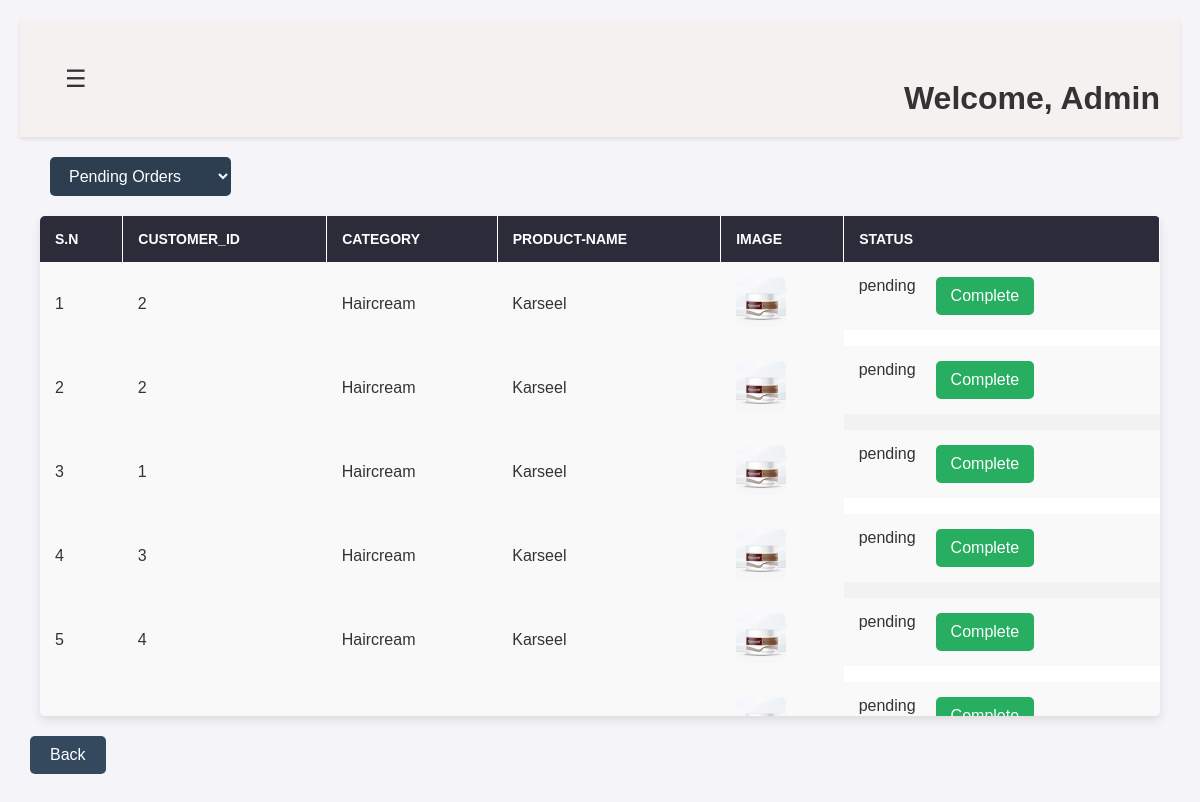
/admin/pending_orderr.php, run on the app's committed database.
### tables this page shows
CREATE TABLE `orders` (
  `order_id` int(11) NOT NULL,
  `customer_id` int(11) NOT NULL,
  `product_id` int(11) NOT NULL,
  `product_name` varchar(100) NOT NULL,
  `quantity` int(11) NOT NULL,
  `total` decimal(10,2) DEFAULT NULL,
  `status` varchar(100) NOT NULL DEFAULT 'pending',
  `order_date` datetime DEFAULT current_timestamp()
);

CREATE TABLE `category` (
  `id` int(11) NOT NULL,
  `cat_name` varchar(100) NOT NULL
);

CREATE TABLE `product` (
  `id` int(11) NOT NULL,
  `brand` varchar(100) NOT NULL,
  `price` int(100) NOT NULL,
  `category_id` int(11) NOT NULL,
  `quantity` int(100) NOT NULL,
  `description` text NOT NULL,
  `image` varchar(100) NOT NULL,
  `purchase_count` int(11) DEFAULT 0
);

### admin/pending_orderr.php (the view, shortened to what this page needs)
<?php
require('../connection.php');
$statusFilter = isset($_POST['status_filter']) ? $_POST['status_filter'] : 'Pending';
$sql = "SELECT orders.*, product.image, product.category_id, category.cat_name FROM orders
        JOIN product ON orders.product_id = product.id
        JOIN category ON product.category_id = category.id
        WHERE orders.status = '$statusFilter'";
$result = mysqli_query($conn, $sql);
$orderItems = [];
while ($row = mysqli_fetch_assoc($result)) {
    $orderItems[] = $row;
}
?>
<!DOCTYPE html>
<html lang="en">
<head>
</head>
<!DOCTYPE html>
<html lang="en">
<head>
    <link rel="stylesheet" href="css/dashboard.css">
</head>
<body>
    <div class="main-content" id="main-content">
        <header>
            <button class="toggle-btn" id="toggle-btn">☰</button>
            <h1>Welcome, Admin</h1>
        </header>
        <body>
            <div class="button-container">
                <form action="" method="post">
                    <select name="status_filter" onchange="this.form.submit()">
                        <option value="pending" <?= $statusFilter == 'pending' ? 'selected' : '' ?>>Pending Orders</option>
                    </select>
                </form>
            </div>
            <div class="table-container">
                <table>
                    <thead>
                        <tr>
                            <th>S.N</th>
                            <th>Customer_Id</th>
                            <th>Category</th>
                            <th>Product-Name</th>
                            <th>Image</th>
                            <th>Status</th>
                        </tr>
                    </thead>
                    <tbody>
                        <?php $i = 0;
                        foreach ($orderItems as $row): ?>
                            <tr>
                                <td><?= ++$i ?></td>
                                <td><?= $row['customer_id'] ?></td>
                                <td><?= $row['cat_name'] ?></td>
                                <td><?= $row['product_name'] ?></td>
                                <td><img src="../admin/uploads/<?= $row['image'] ?>" width="50" alt=""></td>
                                <td class="status">
                                    <?= $row['status'] ?>
                                    <?php if ($row['status'] == 'pending') { ?>
                                        <form action="" method="post" style="display:inline;">
                                            <button class="submit" type="submit" name="complete_order">Complete</button>
                                        </form>
                                    <?php } ?>
                                </td>
                            </tr>
                        <?php endforeach; ?>
                    </tbody>
                </table>
            </div>
            <a href="admin_dashboard.php"><button>Back</button></a>
        </body>
</html>

### admin/css/dashboard.css (style rules this page uses)
* { margin: 0; padding: 0; box-sizing: border-box; font-family: Arial, sans-serif; }
body { display: flex; min-height: 100vh; background-color: #f4f4f9; overflow-y: auto; }
.main-content { flex-grow: 1; padding: 20px; margin-left: 0; transition: margin-left 0.3s ease; width: 100%; }
header { display: flex; align-items: center; justify-content: space-between; margin-bottom: 20px; }
header h1 { font-size: 32px; color: #333; }
.toggle-btn { font-size: 24px; background: none; border: none; cursor: pointer; color: #333; }

### admin/pending_orderr.php (style rules this page uses)
body { font-family: 'Arial', sans-serif; margin: 0; padding: 0; background-color: #f5f5f5; color: #333; }
header { background-color: rgb(245, 241, 241); padding: 20px; display: flex; justify-content: space-between; align-items: center; box-shadow: 0 2px 4px rgba(0, 0, 0, 0.1); }
button, select { background-color: #2c3e50; color: white; border: none; padding: 10px 15px; border-radius: 5px; font-size: 16px; cursor: pointer; margin-left: 10px; transition: background-color 0.3s ease; }
.button-container { margin: 20px; display: flex; justify-content: flex-start; }
.table-container { margin: 20px; background-color: #fff; border-radius: 5px; box-shadow: 0 4px 10px rgba(0, 0, 0, 0.1); overflow-y: auto; max-height: 500px; }
table { width: 100%; border-collapse: collapse; }
th, td { padding: 15px; text-align: left; }
th { background-color: #2b2b39; color: #fff; text-transform: uppercase; font-size: 14px; border-right: 1px solid white; position: sticky; top: 0; z-index: 2; }
td { background-color: #f9f9f9; }
td img { width: 50px; border-radius: 5px; }
tr:nth-child(even) { background-color: #f2f2f2; }
.status { display: flex; gap: 10px; }
.submit { background-color: #27ae60; }
h1 { font-size: 32px; color: #2c3e50; margin-top: 40px; text-align: center; }
a { text-decoration: none; }
a button { background-color: #34495e; color: #fff; padding: 10px 20px; border-radius: 5px; font-size: 16px; transition: background-color 0.3s ease; }

### data on the page
orders: customer "2", category.cat_name "Haircream", product_name "Karseel", product.image (picture), status "pending"
orders: customer "2", category.cat_name "Haircream", product_name "Karseel", product.image (picture), status "pending"
orders: customer "1", category.cat_name "Haircream", product_name "Karseel", product.image (picture), status "pending"
orders: customer "3", category.cat_name "Haircream", product_name "Karseel", product.image (picture), status "pending"
orders: customer "4", category.cat_name "Haircream", product_name "Karseel", product.image (picture), status "pending"
orders: product.image (picture), status "pending"
